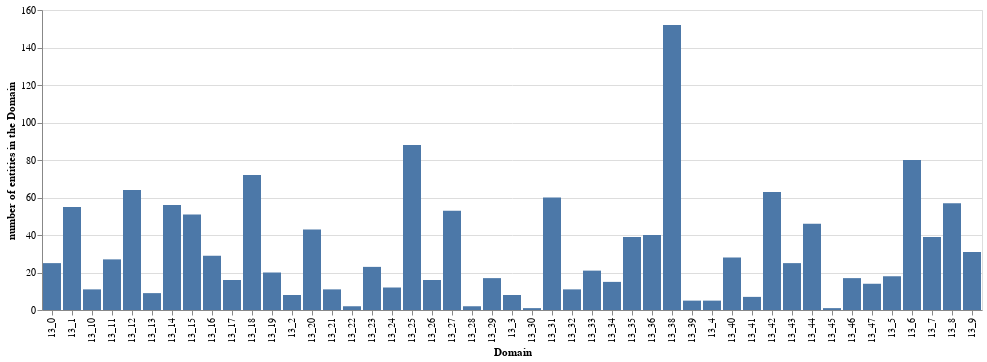

The cell this chart's notebook holds for it:
### Code cell
source = taxonomy.filter(pl.col("Level_1")=="13")["Level_2"].value_counts().to_pandas()
alt.Chart(source).mark_bar().encode(
    x = alt.X("Level_2", title = "Domain"),
    y = alt.Y("counts", title = "number of entities in the Domain"))

### Figure 1 — Vega-Lite specification as saved in the notebook (floating-point values rounded to 4 significant figures)
{"config": {"view": {"continuousWidth": 300, "continuousHeight": 300}}, "data": {"name": "data-4ffe78dbc607fb67df1a95423f1f7617"}, "mark": {"type": "bar"}, "encoding": {"x": {"field": "Level_2", "title": "Domain", "type": "nominal"}, "y": {"field": "counts", "title": "number of entities in the Domain", "type": "quantitative"}}, "$schema": "https://vega.github.io/schema/vega-lite/v5.8.0.json", "datasets": {"data-4ffe78dbc607fb67df1a95423f1f7617": [{"Level_2": "13_44", "counts": 46}, {"Level_2": "13_11", "counts": 27}, {"Level_2": "13_35", "counts": 39}, {"Level_2": "13_38", "counts": 152}, {"Level_2": "13_33", "counts": 21}, {"Level_2": "13_19", "counts": 20}, {"Level_2": "13_3", "counts": 8}, {"Level_2": "13_2", "counts": 8}, {"Level_2": "13_24", "counts": 12}, {"Level_2": "13_23", "counts": 23}, {"Level_2": "13_41", "counts": 7}, {"Level_2": "13_1", "counts": 55}, {"Level_2": "13_40", "counts": 28}, {"Level_2": "13_6", "counts": 80}, {"Level_2": "13_16", "counts": 29}, {"Level_2": "13_0", "counts": 25}, {"Level_2": "13_39", "counts": 5}, {"Level_2": "13_47", "counts": 14}, {"Level_2": "13_32", "counts": 11}, {"Level_2": "13_18", "counts": 72}, {"Level_2": "13_8", "counts": 57}, {"Level_2": "13_36", "counts": 40}, {"Level_2": "13_7", "counts": 39}, {"Level_2": "13_29", "counts": 17}, {"Level_2": "13_45", "counts": 1}, {"Level_2": "13_28", "counts": 2}, {"Level_2": "13_10", "counts": 11}, {"Level_2": "13_4", "counts": 5}, {"Level_2": "13_14", "counts": 56}, {"Level_2": "13_20", "counts": 43}, {"Level_2": "13_25", "counts": 88}, {"Level_2": "13_30", "counts": 1}, {"Level_2": "13_15", "counts": 51}, {"Level_2": "13_21", "counts": 11}, {"Level_2": "13_5", "counts": 18}, {"Level_2": "13_42", "counts": 63}, {"Level_2": "13_17", "counts": 16}, {"Level_2": "13_13", "counts": 9}, {"Level_2": "13_12", "counts": 64}, {"Level_2": "13_31", "counts": 60}, {"Level_2": "13_43", "counts": 25}, {"Level_2": "13_34", "counts": 15}, {"Level_2": "13_46", "counts": 17}, {"Level_2": "13_26", "counts": 16}, {"Level_2": "13_9", "counts": 31}, {"Level_2": "13_27", "counts": 53}, {"Level_2": "13_22", "counts": 2}]}}
